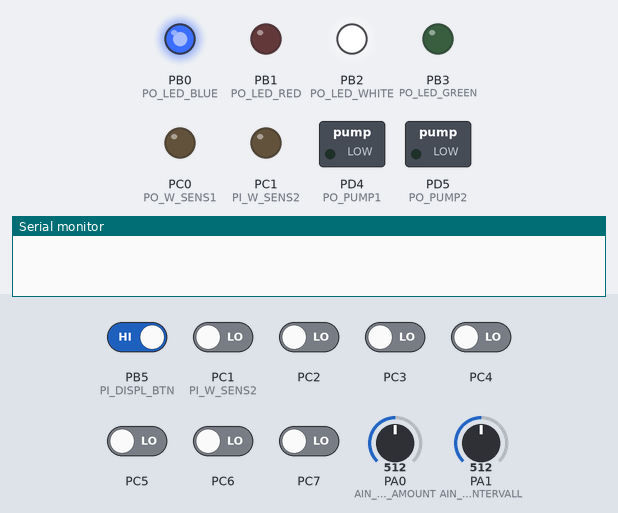
Simulated run of this program. Board: ATmega32, built with avr-gcc and emulated at 14.3182 MHz. Parts: switched loads named in the program (green lamp = pin HIGH), output pins drawn as LEDs (lit = HIGH), the last lines printed to the serial monitor. The test bench sets the inputs (shaded band); at power-on: PB5 (PI_DISPL_BTN) HIGH, PC1 (PI_W_SENS2), PC2–7 LOW, PA0 (AIN_POTI_AMOUNT) = 512, PA1 (AIN_POTI_INTERVALL) = 512. Pins used as bus, display or sensor lines are not drawn.

Above: at 1.2 s.
1.3 s: PB5 (PI_DISPL_BTN) driven LOW and PC1 (PI_W_SENS2) driven HIGH
4.3 s: PC1 (PI_W_SENS2) driven LOW
At 6.4 s:
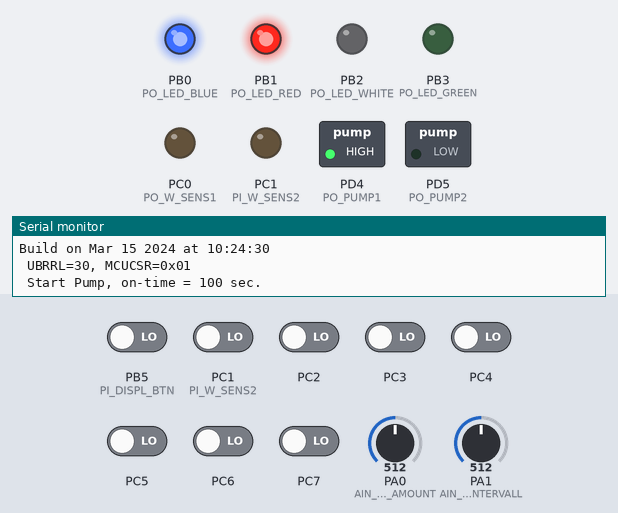
7.3 s: PC1 (PI_W_SENS2) driven HIGH
At 8.3 s:
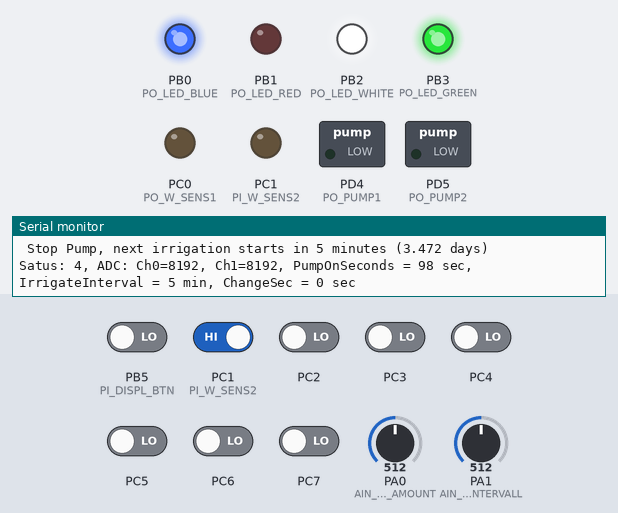
10.3 s: PC1 (PI_W_SENS2) driven LOW
At 11.8 s:
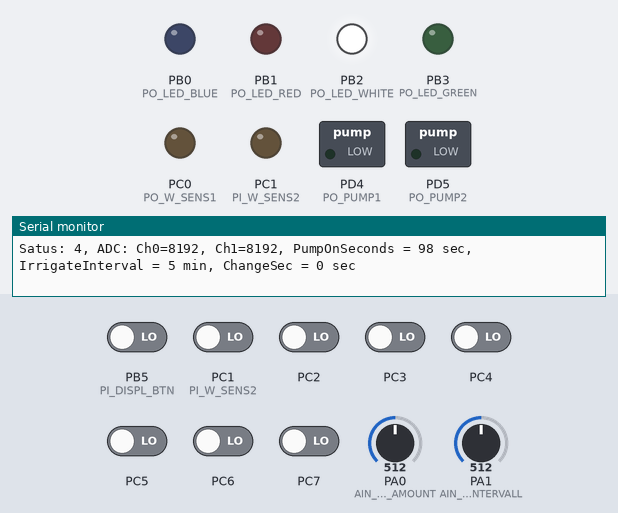
Timing chart, 0 to 14.3 s (numbered marks = the images above; inputs shaded):
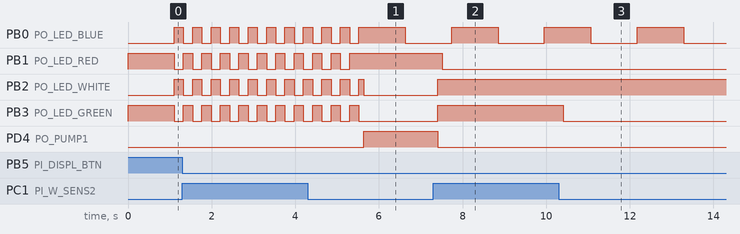

Measured:
- after the input at 4.3 s, PB1 (PO_LED_RED): goes on until 5.3 s, then stays HIGH; PB3 (PO_LED_GREEN): goes on until 5.5 s, then stays LOW; PD4 (PO_PUMP1): LOW → HIGH after 1.3 s
- after the input at 7.3 s, PB1 (PO_LED_RED): HIGH → LOW after 0.22 s; PB2 (PO_LED_WHITE), PB3 (PO_LED_GREEN): LOW → HIGH after 0.11 s; PD4 (PO_PUMP1): HIGH → LOW after 0.11 s
- after the input at 10.3 s, PB3 (PO_LED_GREEN): HIGH → LOW after 0.10 s
- by itself, PB1 (PO_LED_RED), PB3 (PO_LED_GREEN): alternates HIGH for 0.22 s and LOW for 0.22 s
- by itself, PB2 (PO_LED_WHITE): repeats every 0.44 s: HIGH 0.22 s, LOW 0.22 s

The program:

main.c
```c
/*
 * WellPumpCtrl.c
 *
 * Created: 15.08.2020 20:47:48
 * Author : ille
 */

#include <avr/io.h>
#include <avr/interrupt.h>
#include <avr/wdt.h>
#include <string.h>


#include "uart/uart.h"
#include "util.h"

#define PO_PUMP1  PD4
#define PO_PUMP2  PD5

#define PO_LED_BLUE  PB0
#define PO_LED_RED   PB1
#define PO_LED_WHITE PB2
#define PO_LED_GREEN PB3

#define PI_DISPL_BTN PB5
#define PO_DISPL_DTA PB6
#define PO_DISPL_CLK PB7

#define PO_W_SENS1   PC0
#define PI_W_SENS2   PC1

#define AIN_POTI_AMOUNT    PA0  //ADC0
#define AIN_POTI_INTERVALL PA1  //ADC1

#define CH_AMOUNT   0
#define CH_INTERVAL 1

#define MIN_AMOUNT      10 // min. 10 sec.
#define MAX_AMOUNT     999 // max. 1000 sec.
#define MIN_INTERVAL    1*24*60   // min. 1 day
#define MAX_INTERVAL    7*24*60   // max. 7 days

#define MAX_FILTER_ADC 16383.0  // max. value of 16x filtered ADC (0x3FFF)

#define SHOW_CHANGE_SEC 30  // show last change for x seconds

#define CFG_DDRA 0
#define CFG_DDRB ( BIT(PO_LED_BLUE) | BIT(PO_LED_RED) | BIT(PO_LED_WHITE) | BIT(PO_LED_GREEN) | BIT(PO_DISPL_DTA) | BIT(PO_DISPL_CLK) )
#define CFG_DDRC ( BIT(PO_W_SENS1) | BIT(PI_W_SENS2) )  // init water sensor as output, low level
#define CFG_DDRD ( BIT(PO_PUMP1) | BIT(PO_PUMP2) )

  //Konfiguration der Pull-Ups für Eingänge
#define CFG_PORTA 0
#define CFG_PORTB BIT(PI_DISPL_BTN)  //pull-up for button
#define CFG_PORTC 0
#define CFG_PORTD 0


#define ADMUX_PRESET  ( BIT(REFS0) /*| BIT(ADLAR)*/ )  // preset of ADMUX register to left align ADC result and use only 8 MSB, VACC as VREF


void Init();
void ShowStart();
void SendDisplayData(uint8_t dta[5]);
void DisplayBCD(uint8_t bcd[3], uint8_t leadingZeros);
void DisplayInt(int16_t i, uint8_t leadingZeros);

void StartPump();
void StopPump();
uint8_t CheckWater();
void SchowStatus();
uint16_t GetAmountADC();
uint16_t GetIntervalADC();


const uint8_t lookUpDigi1[16];


volatile int16_t gAdcVal[2]={0};   // filled automatically in ADC ISR
volatile int16_t gLastADC[2]={0};  // store last values to detect changes

uint16_t gX=1;
volatile uint16_t gPumpOnSeconds=0, gPumpOnPreset=0;    // pump seconds ON time (10..10000); set when gIrrigateInrerval is 0 (according to AIN_POTI_AMOUNT); clear in TIM1 ISR
volatile uint16_t gIrrigateInterval=0, gIntervalPreset=0; // interval between irrigations  (minutes; max. 7 days * 24h * 60min == 10.080

typedef enum {stIdle, stChanging, stWaiting, stPumping, stError} TStatus;
TStatus gSatus=stIdle, gLastStat=stIdle;


uint8_t gChangeChan=CH_AMOUNT;
volatile uint8_t gChangeSec=0;  // show the change status for some seconds


int main(void)
{
   uint8_t loop=0, lastBtn=0xff, x;

   Init();

   DisplayInt(123,1);

   ShowStart();
   SET_BIT(PORTB, PO_LED_RED);  // clear ERR LED

   SET_BIT(ADCSRA, ADSC);  // start first conversion


   //  uart_init(UART_BAUD_SELECT(19200, F_CPU));
   uart_init(UART_BAUD_SELECT(28800, F_CPU));  // the best suitable baud rate @ 15MHz

   uart_puts_P("\r\n\n\n\n\n\n\n\n\n************* Starting Flower Pot Irrigation  **************\r\n");
   uart_puts_P("Build on " __DATE__ " at " __TIME__"\r\n");
   uart_write_P("\r\n UBRRL=%u, MCUCSR=0x%02x\r\n", UBRRL, MCUCSR);

   _delay_ms(100);
   gLastStat=gSatus=stIdle;

   DisplayInt(234,1);

   while(1)
   {
      x = GET_BIT(PINB, PI_DISPL_BTN);
      if(lastBtn != x)
      {
         lastBtn = x;
         if(lastBtn==0)  // button is pressed
         {
            SET_BIT(PORTB, PO_LED_RED);  // clear ERR LED
            gPumpOnPreset=GetAmountADC();
            gIntervalPreset=GetIntervalADC();
            StartPump();
         }

      }

    //  DisplayInt(GetIntervalADC());
      SchowStatus();

      if(CheckWater())
        CLR_BIT(PORTB, PO_LED_GREEN);
      else
      {
         SET_BIT(PORTB, PO_LED_GREEN);
         StopPump();
         gSatus=stError;
      }

      for(uint8_t c=0; c<2; c++)
      {
         if ( abs(gAdcVal[c]-gLastADC[c]) > 300 )  // consider this a change on purpose, not just noise
         {
            if(gSatus != stChanging)
               gLastStat=gSatus;  // store status to recover after changing

            gSatus=stChanging;
            gChangeChan=c;
            gChangeSec=SHOW_CHANGE_SEC;
            uart_write_P("\r\nch=%u, AdcVal[ch]=%i, LastADC[ch]=%i, diff=%i", c, gAdcVal[c], gLastADC[c], abs(gAdcVal[c]-gLastADC[c]));
         }
      }

      if(++loop == 10)
      {
         loop=0;

         uart_write_P("\r\nSatus: %i, ADC: Ch0=%u, Ch1=%u, PumpOnSeconds = %i sec, IrrigateInterval = %i min, ChangeSec = %i sec",
             gSatus, gAdcVal[0], gAdcVal[1], gPumpOnSeconds, gIrrigateInterval, gChangeSec);


         TGL_BIT(PORTB, PO_LED_BLUE);
      }

      _delay_ms(100);

   }  // while(1)
}  // main()


//--------------------------------------------------------------------------
//  void Init(void)
//--------------------------------------------------------------------------
void Init(void)
{
  //Konfiguration der Ausgänge bzw. Eingänge
  //definition erfolgt in der config.h
  DDRA = CFG_DDRA;
  DDRB = CFG_DDRB;   // wird auch für kommunikation mit ENC26C60 genutzt!!!
  DDRC = CFG_DDRC;
  DDRD = CFG_DDRD;// | MASK_LED_BEEP;

  //Konfiguration der Pull-Ups für Eingänge
  //definition erfolgt in der config.h
  PORTA=CFG_PORTA;
  PORTB=CFG_PORTB;
  PORTC=CFG_PORTC;
  PORTD=CFG_PORTD;

  // watchdog
 // wdt_reset();
 // WDTCSR=BIT(WDCE) | BIT(WDE); //enable chaneg first
//  WDTCSR=BIT(WDIE) | BIT(WDE) | BIT(WDP3) | BIT(WDP0); // enable Watchdog, timeout 8sec

//ADC
  ADCSRA = BIT(ADEN) | BIT(ADIE) | 0x7F;  // enable ADC and ADC.IRQ and pre-scaler to 128 (112 kHz sampling @ 14.3MHz clock)

//TIM1 :: 1s tick
  TCCR1A = 0;
  TCCR1B = BIT(WGM12) | BIT(CS12) | BIT(CS10); // CTC Mode, 1024 Pre-Scaler==> 13.983kHz
  OCR1A = 13983-1; //==> 1Hz tick
  SET_BIT(TIMSK, OCIE1A);
}


//---------------------------------------------------------------------------------------------------------------------------------------------------
//  void ShowStart()
//
//---------------------------------------------------------------------------------------------------------------------------------------------------
void ShowStart()
{
  CLR_BIT(PORTB, PO_LED_BLUE);
  SET_BIT(PORTB, PO_LED_RED);
  CLR_BIT(PORTB, PO_LED_WHITE);
  SET_BIT(PORTB, PO_LED_GREEN);

  _delay_ms(1000);
  for (uint8_t xx=0; xx<20; xx++)
  {
    TGL_BIT(PORTB, PO_LED_BLUE);
    TGL_BIT(PORTB, PO_LED_RED);
    TGL_BIT(PORTB, PO_LED_WHITE);
    TGL_BIT(PORTB, PO_LED_GREEN);
    _delay_ms(200);
  }

  SET_BIT(PORTB, PO_LED_BLUE);
  CLR_BIT(PORTB, PO_LED_RED);
  SET_BIT(PORTB, PO_LED_WHITE);
  CLR_BIT(PORTB, PO_LED_GREEN);

}


//-------------------------------------------------------------------------------------------
//  void DisplayInt(int16_t i, uint8_t leadingZeros=1)
//
//-------------------------------------------------------------------------------------------
void DisplayInt(int16_t i, uint8_t leadingZeros)
{
   uint8_t bcd[3];

   bcd[2] = i % 10;
   bcd[1] = (i % 100) / 10;
   bcd[0] = i / 100;

   DisplayBCD(bcd, leadingZeros);
}


//-------------------------------------------------------------------------------------------
//  void DisplayBCD(uint8_t bcd[3], uint8_t leadingZeros=1)
//
//-------------------------------------------------------------------------------------------
void DisplayBCD(uint8_t bcd[3], uint8_t leadingZeros)
{
   uint8_t data[5]={0};  // 40 bit (35 will be needed

//Digit 1 (MSB)
   if(leadingZeros || bcd[0])
      data[0] = lookUpDigi1[bcd[0]] ;
// Digit 2
   if(leadingZeros || bcd[0]  || bcd[1])
   {
      data[1] = lookUpDigi1[bcd[1]] << 2;
      data[2] = (lookUpDigi1[bcd[1]] >> 2) & 0x1C;
   }
//Digit 3 (LSB)
   data[2] |= (lookUpDigi1[bcd[2]] << 5) ;
   data[3] = (lookUpDigi1[bcd[2]] & 0x08) >> 2 ;
   data[3] |= (lookUpDigi1[bcd[2]] & 0x70);


   SendDisplayData(data);
}


#define CLOCK(){\
   SET_BIT(PORTB, PO_DISPL_CLK);\
   _delay_us(2);\
   CLR_BIT(PORTB, PO_DISPL_CLK);\
   _delay_us(2);\
}


//-------------------------------------------------------------------------------------------
//  void SendDisplayData(uint8_t dta[])
//
//-------------------------------------------------------------------------------------------
void SendDisplayData(uint8_t dta[5])
{
  uint8_t clk, byte, bit;

  cli();

  SET_BIT(PORTB, PO_DISPL_DTA);

  CLOCK();  //first of 36 clock ticks

  for (clk=0; clk<35; clk++)
  {
    CLOCK();

    byte = clk / 8;
    bit= clk % 8;

    if(GET_BIT(dta[byte], bit))
       SET_BIT(PORTB, PO_DISPL_DTA);
    else
       CLR_BIT(PORTB, PO_DISPL_DTA);
  }
  sei();
}


//-------------------------------------------------------------------------------------------
//  void StartPump()
//
//-------------------------------------------------------------------------------------------
void StartPump()
{
   gSatus=stPumping;
   CLR_BIT(PORTB, PO_LED_WHITE);
   SET_BIT(PORTD, PO_PUMP1);
   gPumpOnSeconds=gPumpOnPreset;  // set amount timeout
   uart_write_P("\r\n Start Pump, on-time = %i sec. \r\n", gPumpOnSeconds);
}


//-------------------------------------------------------------------------------------------
//  void StopPump()
//
//-------------------------------------------------------------------------------------------
void StopPump()
{
   float x;
   uint16_t f, i;

   SET_BIT(PORTB, PO_LED_WHITE);
   CLR_BIT(PORTD, PO_PUMP1);

   if(gSatus==stPumping)
   {
      gSatus=stWaiting;
      gIrrigateInterval=gIntervalPreset / 1000;  // set interval timeout
      x = gIrrigateInterval / 60.0 / 24.0 * 1000;
      i= trunc(x);
      f=(uint16_t)((x-i)*1000.0);
      uart_write_P("\r\n Stop Pump, next irrigation starts in %i minutes (%d.%d days)\r\n", gIrrigateInterval, i, f);
   }
}


//-------------------------------------------------------------------------------------------
//  uint8_t CheckWater()
//
//-------------------------------------------------------------------------------------------
uint8_t CheckWater()
{
   uint8_t sens;
   // initially sens1 & sens 2 are low level outputs

   CLR_BIT(DDRC, PO_W_SENS1); // switch sens1 to input ..
   SET_BIT(PORTC, PO_W_SENS1); // ..and enable pull-up

   _delay_us(1);               // sens1 high, sens2 low

   CLR_BIT(DDRC, PI_W_SENS2); // switch sens2 to input ..
   SET_BIT(PORTC, PI_W_SENS2); // ..and enable pull-up
   CLR_BIT(PORTC, PO_W_SENS1); // disable pull-up sens1 ..
   SET_BIT(DDRC, PO_W_SENS1);  // ..and set to output

   _delay_us(1);      // sens1 low, sens2 high

   sens = GET_BIT(PINC, PI_W_SENS2); //if high: no water
   CLR_BIT(PORTC, PI_W_SENS2); // disable pull-up sens2 ..
   SET_BIT(DDRC, PI_W_SENS2);  // ..and set to output

   return sens ? 0 : 1;
}  // uint8_t CheckWater()


//-------------------------------------------------------------------------------------------
//  void SchowStatus()
//
//-------------------------------------------------------------------------------------------
void SchowStatus()
{
   const uint8_t lookUpPumpAnimation[4][3]={{0b00000100,0b00000000,0b00000010},{0b00100000,0b00100000,0b00000000},{0b00000000,0b01000100,0b00000000},{0b00000000,0b10001000,0b00000000}};
   static uint8_t seg=0;
   uint16_t i;
   uint8_t data[5]={0};  // 40 bits (35 bits are needed)

   switch(gSatus)
   {
      case stIdle:
               DisplayInt(0, 1);
               break;

      case stChanging:
               if(gChangeChan == CH_AMOUNT)
                  i = GetAmountADC();   // seconds
               else
                  i = GetIntervalADC() / 10;// show 10min. steps

               if (i>999)
                  i=999;

               DisplayInt(i, 1);
               break;


      case stWaiting:
               i = gIrrigateInterval / 10;   // show 10min. steps
               if (i>999)
                  i=999;
               DisplayInt(i, 0);
               break;

      case stPumping:
               i = 10 * gPumpOnSeconds / (gPumpOnPreset+1);
               data[0] = lookUpDigi1[i];
               data[1] = lookUpPumpAnimation[seg][0];
               data[2] = lookUpPumpAnimation[seg][1];
               data[3] = lookUpPumpAnimation[seg][2];
               SendDisplayData(data);

               if(++seg == 4)
                  seg=0;
               break;

      case stError:
               CLR_BIT(PORTB, PO_LED_RED);
               data[0] = 0b01111001;  // 'E'
               data[1] = 0b00000000;  // nix
               data[2] = 0b00010100;  // 'r'
               data[3] = 0b01010000;  // 'r'
               SendDisplayData(data);
               break;
   }  // switch
}


//-------------------------------------------------------------------------------------------
//  uint16_t GetAmountADC()
//
//-------------------------------------------------------------------------------------------
uint16_t GetAmountADC()
{
//   float v = (float) gAdcVal[CH_AMOUNT] * (MAX_AMOUNT-MIN_AMOUNT) / MAX_FILTER_ADC +MIN_AMOUNT;


   float v = (float)(gAdcVal[CH_AMOUNT]) * 2.0 / MAX_FILTER_ADC + 1.0;  // 1..3

   return (uint16_t) pow(10.0, v);  // 10 .. 1000
}


//-------------------------------------------------------------------------------------------
//  uint16_t GetIntervalADC()
//
//-------------------------------------------------------------------------------------------
uint16_t GetIntervalADC()
{
   float v = (float) gAdcVal[CH_INTERVAL] * (MAX_INTERVAL-MIN_INTERVAL) / MAX_FILTER_ADC + MIN_INTERVAL;
   return (uint16_t) v;
}


//-------------------------------------------------------------------------------------------
//  ISR(TIMER1_COMPA_vect)
//  once a second
//-------------------------------------------------------------------------------------------
ISR(TIMER1_COMPA_vect)
{
   static uint8_t seconds=0;

   if(gSatus==stChanging)
   {
      gChangeSec--;
      if(gChangeSec==0)
         gSatus=gLastStat;
   }

   if(gSatus==stPumping)
   {
      gPumpOnSeconds--;
      if(gPumpOnSeconds==0)
         StopPump();
   }

   seconds++;
   if(seconds==60)
   {
      seconds=0;

      if(gSatus==stWaiting)
      {
         gIrrigateInterval--;  // these are minutes
         if(gIrrigateInterval==0)
            StartPump();
      }
   }
 //  TGL_BIT(PORTB, PO_LED_GREEN);
}


//--------------------------------------------------------------------------
//  ADC_vect
//    ADC in self trigger mode
//    collects automatically 3 values:
//    -
//    -
//--------------------------------------------------------------------------
ISR(ADC_vect)
{
  static uint8_t ch=0;

  gLastADC[ch]=gAdcVal[ch];

  gAdcVal[ch] -= gAdcVal[ch] / 16;  // this will act as a digital filter 1/16
  gAdcVal[ch] += ADC;

  if(++ch == 2)
    ch=0;

  ADMUX= ADMUX_PRESET | ch;

  SET_BIT(ADCSRA, ADSC);  // start next conversion
}  // ISR(ADC_vect)


const uint8_t lookUpDigi1[16]=
{
/*0*/ 0b00111111,
/*1*/ 0b00000110,
/*2*/ 0b01011011,
/*3*/ 0b01001111,
/*4*/ 0b01100110,
/*5*/ 0b01101101,
/*6*/ 0b01111101,
/*7*/ 0b00000111,
/*8*/ 0b01111111,
/*9*/ 0b01101111,
/*A*/ 0b01110111,
/*B*/ 0b01111100,
/*C*/ 0b00111001,
/*D*/ 0b01011110,
/*E*/ 0b01111001,
/*F*/ 0b01110001,
};
```

util.h
```c
/*
 * Util.h
 *
 * Created: 01.05.2020 14:19:29ccc
 *  Author: Shlum
 */


#ifndef UTIL_H
#define UTIL_H
/*
#ifdef __cplusplus
  extern "C" {
#endif
*/
#include <inttypes.h>

#include <avr/io.h>
#include <avr/wdt.h>
#include <util/delay.h>

//#include "UART/uart.h"
//#include "Timer.h"

//---- cImportant startup settings...   ----------------------------------------------------------------------------------------------------------------------------------------------------------------------


  //--------- util macros ------------------------------------------
  #define BIT(x) (1 << (x))
  #define GET_BIT(SFR, BIT_NUM) ((SFR) &   (BIT(BIT_NUM))) // get 1 bit from Register SFR
  #define SET_BIT(SFR, BIT_NUM) ((SFR) |=  (BIT(BIT_NUM))) // set 1 bit (to 1) in Register SFR
  #define CLR_BIT(SFR, BIT_NUM) ((SFR) &= ~(BIT(BIT_NUM))) // clear 1 bit (to 0) in Register SFR
  #define TGL_BIT(SFR, BIT_NUM) ((SFR) ^=  (BIT(BIT_NUM))) // toggle 1 bit in Register SFR

  #define SET_BIT_MASK(PORT,MASK) ((PORT) |= (MASK))
  #define CLR_BIT_MASK(PORT,MASK) ((PORT) &= (~MASK))

  #define min(x,y) ((x)<(y)?(x):(y))
  #define max(x,y) ((x)>(y)?(x):(y))
  #define abs(x)   ((x)<0?-(x):(x))

  // union erlaubt einen effektiven, separaten Zugriff auf Teile der Variable
  typedef union
  {
    uint16_t i16;// all
    struct
    {
      uint8_t low;   // low
      uint8_t high;  // high
    };
  } convert16to8;


#ifdef DEBUG
  #define _DELAY_MS(x)
#else
  #define _DELAY_MS(x) _delay_ms(x)
#endif // _DEBUG


  /*
#ifdef __cplusplus
  }
#endif
*/
#endif /* UTIL_H */
```

Source omitted: uart.c (15809 bytes), uart.h (8103 bytes)
